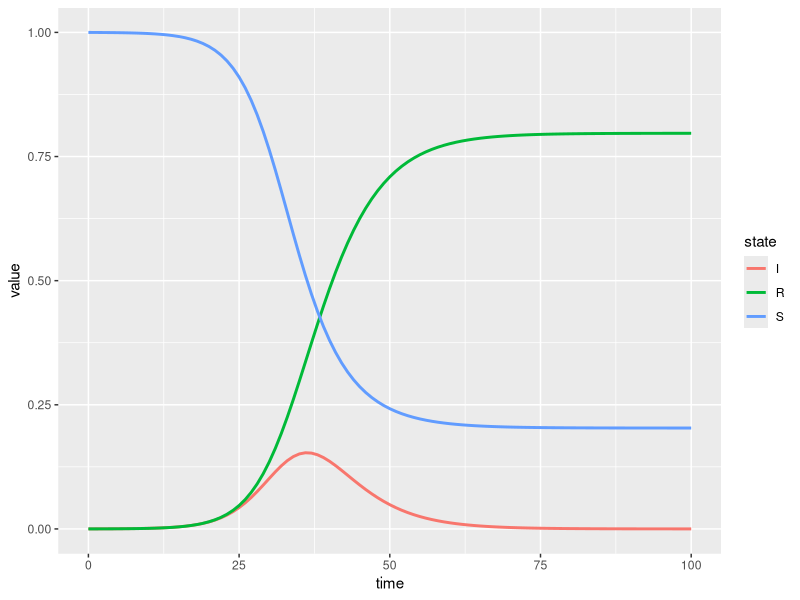
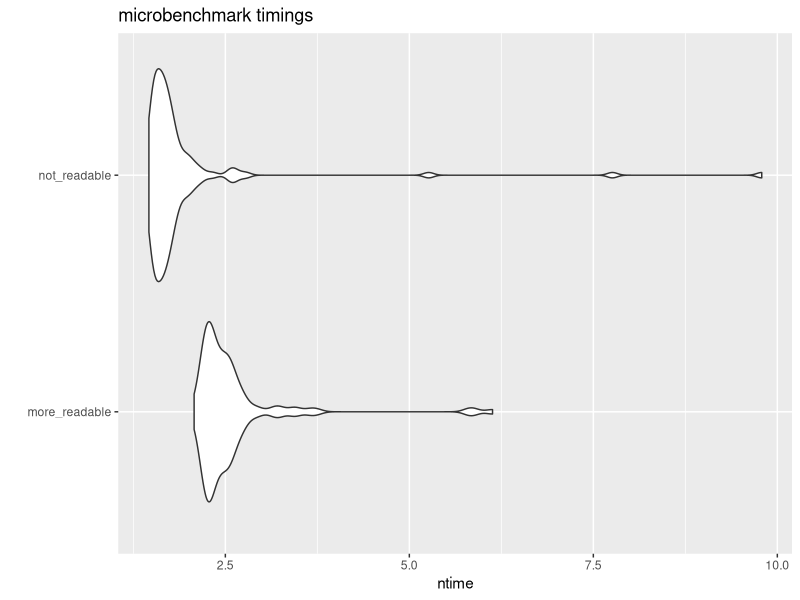

Source code (R) for these figures, in order:
## ---- chunk 1
rm(list=ls())
knitr::opts_chunk$set(echo = TRUE, warning = FALSE, message=FALSE, tidy = TRUE)
set.seed(1)

## ---- chunk 2
sir_simple <- function (t, x, params) {   
  with(c(as.list(params), as.list(x)), 
       {                                  
         dS <- -beta*S*I
         dI <- beta*S*I-gamma*I
         dR <- gamma*I
         dx <- c(dS,dI,dR)                
         list(dx)     
       })
}

sir <- function (t, x, params) {   
  dS <- -params["beta"] * x["S"] * x["I"]
  dI <- params["beta"] * x["S"] * x["I"] - params["gamma"] * x["I"]
  dR <- params["gamma"] * x["I"]
  dx <- c(dS,dI,dR)                
  list(dx)     
}


run_sir <- function(init_states, times, params, sir_func){
  as.data.frame(lsoda(y = init_states, times = times, func = sir_func, parms = params))
}
## ---- chunk 3
library(deSolve)
library(tidyverse)
library(cowplot)

times <- seq(0,100, by=1)
params <- c(beta=.5, gamma= 0.25)
init_states <- c(S=9999/10000,I=1/10000,R=0/10000)

epi_dat <- run_sir(init_states, times, params, sir_simple)

epi_dat %>% head()

epi_dat %>% gather(state, value, S:R) %>%
  ggplot(aes(time, value, color=state)) + 
  geom_line(size=1)
## ---- chunk 4
epi_dat_base <- run_sir(init_states, times, params, sir)

all_equal(epi_dat, epi_dat_base)
## ---- chunk 5
library(microbenchmark)
benchmark_std <- microbenchmark(more_readable = run_sir(init_states, times, params, sir_simple),
                                not_readable = run_sir(init_states, times, params, sir), times=100)
summary(benchmark_std)

autoplot(benchmark_std) + scale_y_continuous(trans="identity") 
